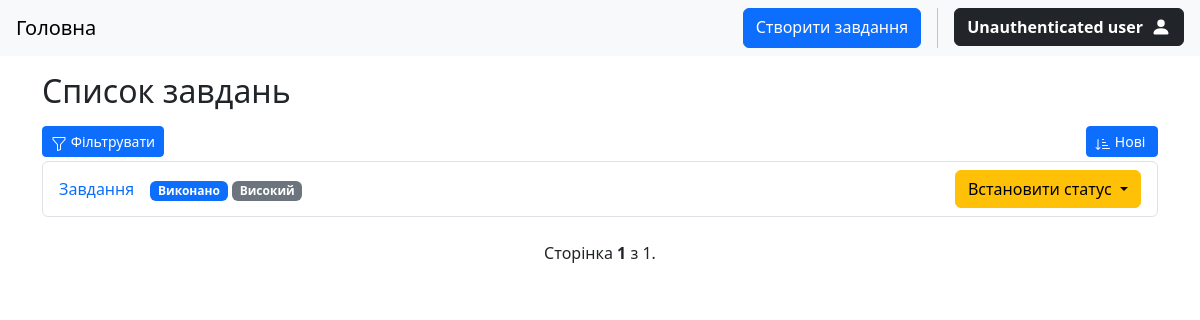
Before: / with the older database file.
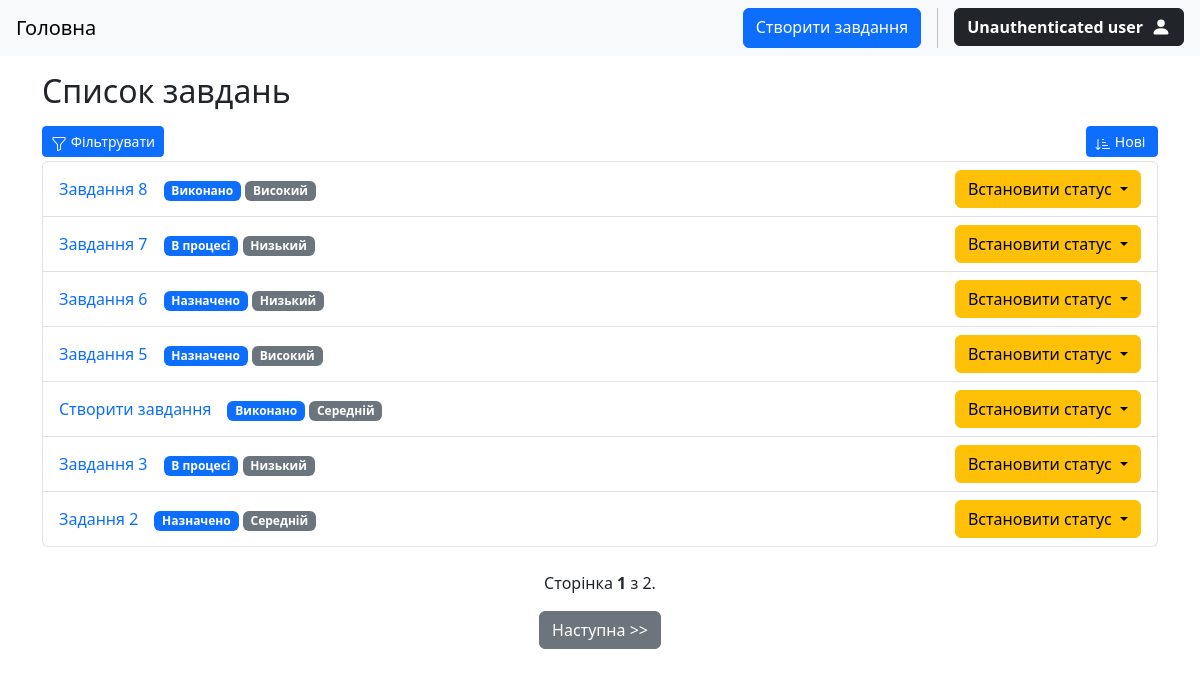
After: the same page with the newer database file.
### tasks/models.py (models this page shows, shortened)
class Task(models.Model):
    STATUS_CHOICES = (
        ("todo", "Назначено"),
        ("in_progress", "В процесі"),
        ("done", "Виконано")
    )
    PRIORITY_CHOICES = (
        ("low", "Низький"),
        ("medium", "Середній"),
        ("high", "Високий")
    )
    title = models.CharField(max_length=256)
    description = models.TextField()
    status = models.CharField(max_length=20, choices=STATUS_CHOICES, default="todo")
    priority = models.CharField(max_length=20, choices=PRIORITY_CHOICES, default="medium")
    due_date = models.DateField(null=True, blank=True)
    author = models.ForeignKey(User, on_delete=models.CASCADE, related_name="tasks")
    created = models.DateTimeField(auto_now_add=True)
    class Meta:
        ordering = ["-created"]

### tasks/views.py (the view)
# urls.py: path("", views.TaskListView.as_view(), name="task-list"),
class TaskListView(ListView):
    model = models.Task
    context_object_name = "tasks"
    template_name = "tasks/task_list.html"
    paginate_by = 7
    def get(self, request, *args, **kwargs) -> HttpResponse:
        return super().get(request, *args, **kwargs)
    def get_queryset(self):
        queryset = super().get_queryset()
        status = self.request.GET.get("status", "")
        priority = self.request.GET.get("priority", "")
        from_date = self.request.GET.get("from_date", "")
        to_date = self.request.GET.get("to_date", "")
        if from_date:
            from_date = datetime.date.fromisoformat(from_date)
            queryset = queryset.filter(due_date__gte=from_date)
        if to_date:
            to_date = datetime.date.fromisoformat(to_date)
            queryset = queryset.filter(due_date__lte=to_date)
        if status:
            queryset = queryset.filter(status=status)
        if priority:
            queryset = queryset.filter(priority=priority)
        sort = self.request.GET.get("sort", "")
        if sort == "oldest":
            queryset = queryset.reverse()
        return queryset
    def get_context_data(self, **kwargs):
        context = super().get_context_data(**kwargs)
        context["form"] = TaskFilterForm(self.request.GET)
        get_data = dict(self.request.GET.items())
        if "page" in get_data.keys():
            del get_data["page"]
        filters = ""
        for filter, value in get_data.items():
            filters += f"{filter}={value}&"
        context["filters"] = filters
        return context

### templates/tasks/task_list.html (shortened to what this page needs)
{% extends 'base.html' %}
{% block content%}
    <div class="container mt-3">
        <h2 class="mb-3">Список завдань</h2>
        <div class="d-flex justify-content-between">
            <a class="btn btn-sm btn-primary w-auto mb-1" data-bs-toggle="collapse" href="#filter-form" role="button" aria-expanded="false" aria-controls="filter-form">
                Фільтрувати
            </a>
            <form action="" method="get">
                {% if request.GET.sort == 'newest' or 'sort' not in request.GET %}
                    <button type="submit" class="btn btn-sm btn-primary">
                        Нові
                    </button>
                {% endif %}
            </form>
        </div>
        <ul class="list-group">
            {% for task in tasks %}
                <li class="list-group-item d-flex justify-content-between align-items-center">
                    <div class="d-flex h-25 gap-3">
                        <a href="{% url 'tasks:task-detail' task.pk %}" class="link link-underline link-underline-opacity-0">{{task.title}}</a>
                        <div>
                            <span class="badge bg-primary">{{task.get_status_display}}</span>
                            <span class="badge bg-secondary">{{task.get_priority_display}}</span>
                        </div>
                    </div>
                    <div class="dropdown">
                        <button class="btn btn-warning dropdown-toggle" type="button" data-bs-toggle="dropdown" aria-expanded="false">
                          Встановити статус
                        </button>
                    </div>
                </li>
            {% empty %}
                <li class="list-group-item d-flex justify-content-center">
                    <span>Завдань не знайдено.</span>
                </li>
            {% endfor %}
        </ul>
        <div class="container my-4 d-flex justify-content-center">
            <div class="d-flex align-items-center flex-column">
                <p>Сторінка <b>{{page_obj.number}}</b> з {{page_obj.paginator.num_pages}}.</p>
                <div class="button-group">
                    {% if page_obj.has_next %}
                        <a class="btn btn-secondary" href="?{{filters}}page={{ page_obj.next_page_number }}">Наступна >></a>
                    {% endif %}
                </div>
            </div>
        </div>
    </div>
{% endblock %}

### templates/base.html (shortened to what this page needs)
<!DOCTYPE html>
<html lang="en">
<head>
    <link rel="stylesheet" href="https://cdn.jsdelivr.net/npm/bootstrap@5.3.3/dist/css/bootstrap.min.css">
    {% load static %}
    <link rel="stylesheet" href="{% static 'css/style.css' %}">
<body>
    <nav class="navbar navbar-expand-lg navbar-light bg-light">
        <div class="d-flex justify-content-between w-100">
            <a href="{% url 'tasks:task-list' %}" class="navbar-brand mx-3">Головна</a>
            <div class="d-flex me-3 gap-3">
                <a href="{% url 'tasks:task-create' %}" class="btn btn-primary">Cтворити завдання</a>
                <div class="dropdown">
                    <button class="btn btn-dark" type="button" data-bs-toggle="dropdown" aria-expanded="false">
                        <div class="d-flex flex-row align-items-center gap-2">
                            {% if request.user.is_authenticated %}
                                {% if request.user.username|length <= 21 %}
                                    {{request.user.username}}
                                {% else %}
                                    {{request.user.username|slice:18}}...
                                {% endif %}
                                <svg xmlns="http://www.w3.org/2000/svg" width="20" height="20" fill="currentColor" class="bi bi-person-fill-lock" viewBox="0 0 16 16">
                                    <path d="M11 5a3 3 0 1 1-6 0 3 3 0 0 1 6 0m-9 8c0 1 1 1 1 1h5v-1a2 2 0 0 1 .01-.2 4.49 4.49 0 0 1 1.534-3.693Q8.844 9.002 8 9c-5 0-6 3-6 4m7 0a1 1 0 0 1 1-1v-1a2 2 0 1 1 4 0v1a1 1 0 0 1 1 1v2a1 1 0 0 1-1 1h-4a1 1 0 0 1-1-1zm3-3a1 1 0 0 0-1 1v1h2v-1a1 1 0 0 0-1-1"/>
                                </svg>
                            {% else %}
                                <strong>Unauthenticated user</strong>
                                <svg xmlns="http://www.w3.org/2000/svg" width="20" height="20" fill="currentColor" class="bi bi-person-fill h-100" viewBox="0 0 16 16">
                                    <path d="M3 14s-1 0-1-1 1-4 6-4 6 3 6 4-1 1-1 1zm5-6a3 3 0 1 0 0-6 3 3 0 0 0 0 6"/>
                                </svg>
                            {% endif %}
                        </div>
                    </button>
                </div>
            </div>
        </div>
    </nav>
    {% block content %}
    {% endblock %}
</body>
</html>

### static/css/style.css (style rules this page uses)
body { word-break: break-all; }

Changed rows visible on the page:
no longer on this page (row unchanged): Task: title "Завдання", status "Виконано", priority "Високий"
added Task: title "Завдання 8", status "Виконано", priority "Високий"
added Task: title "Завдання 7", status "В процесі", priority "Низький"
added Task: title "Завдання 6", status "Назначено", priority "Низький"
added Task: title "Завдання 5", status "Назначено", priority "Високий"
added Task: title "Створити завдання", status "Виконано", priority "Середній"
added Task: title "Завдання 3", status "В процесі", priority "Низький"
added Task: title "Задання 2", status "Назначено", priority "Середній"
Other visible differences:
{{ page_obj.paginator.num_pages }}: "1" → "2"
text now shown: "Наступна >>"
